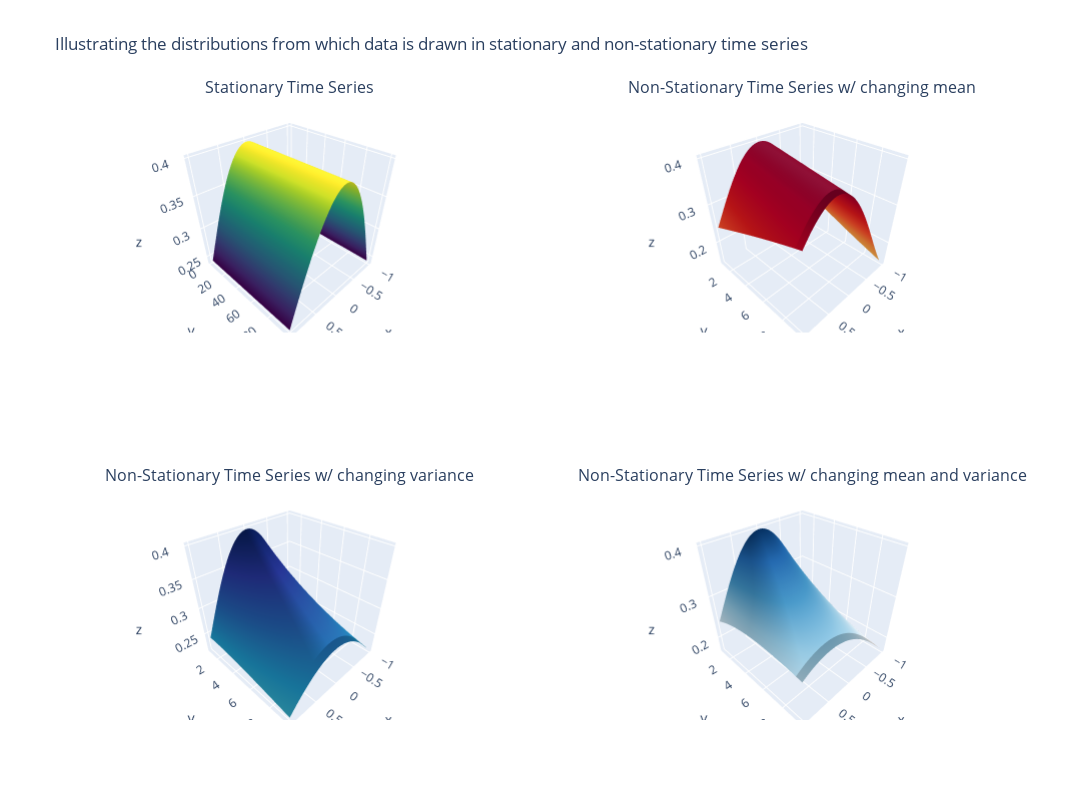

Here is the notebook cell this chart was saved with:
### Code cell
import pandas as pd
import numpy as np

import plotly.graph_objects as go
from plotly.subplots import make_subplots
import plotly.express as px
from scipy.stats import norm

# Stationary Time Series
y_time = np.linspace(1,100,100)

x_rv = np.linspace(-1,1,100)

z_pdf = np.zeros((100,100))

for i in range(0,100):
    z_pdf[i] = norm.pdf(x_rv , loc = 0 , scale = 1 )
    
# Non-Stationary time series with changing mean
y_time2 = np.linspace(1,10,10)

x_rv2 = np.linspace(-1,1,100)

z_pdf2 = np.zeros((100,100))

for i in range(0,10):
    z_pdf2[0:100][i] = norm.pdf(x_rv2 , loc = 0.05*i , scale = 1 )
    
# Non-Stationary time series with changing variance
y_time3 = np.linspace(1,10,10)

x_rv3 = np.linspace(-1,1,100)

z_pdf3 = np.zeros((100,100))

for i in range(0,10):
    z_pdf3[i] = norm.pdf(x_rv3 , loc = 0 , scale = 1+0.05*i )
    
# Non-Stationary time series with changing mean and variance
y_time4 = np.linspace(1,10,10)

x_rv4 = np.linspace(-1,1,100)

z_pdf4 = np.zeros((100,100))

for i in range(0,10):
    z_pdf4[i] = norm.pdf(x_rv4 , loc = 0.05*i , scale = 1+0.05*i )
    

fig = make_subplots(rows=2, cols=2, subplot_titles=("Stationary Time Series","Non-Stationary Time Series w/ changing mean","Non-Stationary Time Series w/ changing variance","Non-Stationary Time Series w/ changing mean and variance"), specs=[[{'type': 'surface'}, {'type': 'surface'}],
           [{'type': 'surface'}, {'type': 'surface'}]])

fig.add_trace(
    go.Surface(x=x_rv, y=y_time, z=z_pdf, colorscale='Viridis', showscale=False),
    row=1, col=1)

fig.add_trace(
    go.Surface(x=x_rv2, y=y_time2, z=z_pdf2, colorscale='YlOrRd', showscale=False),
    row=1, col=2)

fig.add_trace(
    go.Surface(x=x_rv3, y=y_time3, z=z_pdf3, colorscale='YlGnBu', showscale=False),
    row=2, col=1)

fig.add_trace(
    go.Surface(x=x_rv4, y=y_time4, z=z_pdf4, colorscale='RdBu', showscale=False),
    row=2, col=2)

fig.update_layout(
    title_text='Illustrating the distributions from which data is drawn in stationary and non-stationary time series',
    height=800,
    width=1200)

fig.show()

### Figure 1 — Plotly figure (JSON) as saved in the notebook; plotly's stock layout.template omitted (floating-point values rounded to 4 significant figures; data arrays with more than 128 entries replaced by an {"elided": "..."} marker saying what was removed)
{"data": [{"colorscale": [[0, "#440154"], [0.1111, "#482878"], [0.2222, "#3e4989"], [0.3333, "#31688e"], [0.4444, "#26828e"], [0.5556, "#1f9e89"], [0.6667, "#35b779"], [0.7778, "#6ece58"], [0.8889, "#b5de2b"], [1, "#fde725"]], "scene": "scene", "showscale": false, "type": "surface", "x": [-1, -0.9798, -0.9596, -0.9394, -0.9192, -0.899, -0.8788, -0.8586, -0.8384, -0.8182, -0.798, -0.7778, -0.7576, -0.7374, -0.7172, -0.697, -0.6768, -0.6566, -0.6364, -0.6162, -0.596, -0.5758, -0.5556, -0.5354, -0.5152, -0.4949, -0.4747, -0.4545, -0.4343, -0.4141, -0.3939, -0.3737, -0.3535, -0.3333, -0.3131, -0.2929, -0.2727, -0.2525, -0.2323, -0.2121, -0.1919, -0.1717, -0.1515, -0.1313, -0.1111, -0.09091, -0.07071, -0.05051, -0.0303, -0.0101, 0.0101, 0.0303, 0.05051, 0.07071, 0.09091, 0.1111, 0.1313, 0.1515, 0.1717, 0.1919, 0.2121, 0.2323, 0.2525, 0.2727, 0.2929, 0.3131, 0.3333, 0.3535, 0.3737, 0.3939, 0.4141, 0.4343, 0.4545, 0.4747, 0.4949, 0.5152, 0.5354, 0.5556, 0.5758, 0.596, 0.6162, 0.6364, 0.6566, 0.6768, 0.697, 0.7172, 0.7374, 0.7576, 0.7778, 0.798, 0.8182, 0.8384, 0.8586, 0.8788, 0.899, 0.9192, 0.9394, 0.9596, 0.9798, 1], "y": [1, 2, 3, 4, 5, 6, 7, 8, 9, 10, 11, 12, 13, 14, 15, 16, 17, 18, 19, 20, 21, 22, 23, 24, 25, 26, 27, 28, 29, 30, 31, 32, 33, 34, 35, 36, 37, 38, 39, 40, 41, 42, 43, 44, 45, 46, 47, 48, 49, 50, 51, 52, 53, 54, 55, 56, 57, 58, 59, 60, 61, 62, 63, 64, 65, 66, 67, 68, 69, 70, 71, 72, 73, 74, 75, 76, 77, 78, 79, 80, 81, 82, 83, 84, 85, 86, 87, 88, 89, 90, 91, 92, 93, 94, 95, 96, 97, 98, 99, 100], "z": {"elided": "100x100 float values"}}, {"colorscale": [[0, "rgb(255,255,204)"], [0.125, "rgb(255,237,160)"], [0.25, "rgb(254,217,118)"], [0.375, "rgb(254,178,76)"], [0.5, "rgb(253,141,60)"], [0.625, "rgb(252,78,42)"], [0.75, "rgb(227,26,28)"], [0.875, "rgb(189,0,38)"], [1, "rgb(128,0,38)"]], "scene": "scene2", "showscale": false, "type": "surface", "x": [-1, -0.9798, -0.9596, -0.9394, -0.9192, -0.899, -0.8788, -0.8586, -0.8384, -0.8182, -0.798, -0.7778, -0.7576, -0.7374, -0.7172, -0.697, -0.6768, -0.6566, -0.6364, -0.6162, -0.596, -0.5758, -0.5556, -0.5354, -0.5152, -0.4949, -0.4747, -0.4545, -0.4343, -0.4141, -0.3939, -0.3737, -0.3535, -0.3333, -0.3131, -0.2929, -0.2727, -0.2525, -0.2323, -0.2121, -0.1919, -0.1717, -0.1515, -0.1313, -0.1111, -0.09091, -0.07071, -0.05051, -0.0303, -0.0101, 0.0101, 0.0303, 0.05051, 0.07071, 0.09091, 0.1111, 0.1313, 0.1515, 0.1717, 0.1919, 0.2121, 0.2323, 0.2525, 0.2727, 0.2929, 0.3131, 0.3333, 0.3535, 0.3737, 0.3939, 0.4141, 0.4343, 0.4545, 0.4747, 0.4949, 0.5152, 0.5354, 0.5556, 0.5758, 0.596, 0.6162, 0.6364, 0.6566, 0.6768, 0.697, 0.7172, 0.7374, 0.7576, 0.7778, 0.798, 0.8182, 0.8384, 0.8586, 0.8788, 0.899, 0.9192, 0.9394, 0.9596, 0.9798, 1], "y": [1, 2, 3, 4, 5, 6, 7, 8, 9, 10], "z": {"elided": "100x100 float values"}}, {"colorscale": [[0, "rgb(255,255,217)"], [0.125, "rgb(237,248,177)"], [0.25, "rgb(199,233,180)"], [0.375, "rgb(127,205,187)"], [0.5, "rgb(65,182,196)"], [0.625, "rgb(29,145,192)"], [0.75, "rgb(34,94,168)"], [0.875, "rgb(37,52,148)"], [1, "rgb(8,29,88)"]], "scene": "scene3", "showscale": false, "type": "surface", "x": [-1, -0.9798, -0.9596, -0.9394, -0.9192, -0.899, -0.8788, -0.8586, -0.8384, -0.8182, -0.798, -0.7778, -0.7576, -0.7374, -0.7172, -0.697, -0.6768, -0.6566, -0.6364, -0.6162, -0.596, -0.5758, -0.5556, -0.5354, -0.5152, -0.4949, -0.4747, -0.4545, -0.4343, -0.4141, -0.3939, -0.3737, -0.3535, -0.3333, -0.3131, -0.2929, -0.2727, -0.2525, -0.2323, -0.2121, -0.1919, -0.1717, -0.1515, -0.1313, -0.1111, -0.09091, -0.07071, -0.05051, -0.0303, -0.0101, 0.0101, 0.0303, 0.05051, 0.07071, 0.09091, 0.1111, 0.1313, 0.1515, 0.1717, 0.1919, 0.2121, 0.2323, 0.2525, 0.2727, 0.2929, 0.3131, 0.3333, 0.3535, 0.3737, 0.3939, 0.4141, 0.4343, 0.4545, 0.4747, 0.4949, 0.5152, 0.5354, 0.5556, 0.5758, 0.596, 0.6162, 0.6364, 0.6566, 0.6768, 0.697, 0.7172, 0.7374, 0.7576, 0.7778, 0.798, 0.8182, 0.8384, 0.8586, 0.8788, 0.899, 0.9192, 0.9394, 0.9596, 0.9798, 1], "y": [1, 2, 3, 4, 5, 6, 7, 8, 9, 10], "z": {"elided": "100x100 float values"}}, {"colorscale": [[0, "rgb(103,0,31)"], [0.1, "rgb(178,24,43)"], [0.2, "rgb(214,96,77)"], [0.3, "rgb(244,165,130)"], [0.4, "rgb(253,219,199)"], [0.5, "rgb(247,247,247)"], [0.6, "rgb(209,229,240)"], [0.7, "rgb(146,197,222)"], [0.8, "rgb(67,147,195)"], [0.9, "rgb(33,102,172)"], [1, "rgb(5,48,97)"]], "scene": "scene4", "showscale": false, "type": "surface", "x": [-1, -0.9798, -0.9596, -0.9394, -0.9192, -0.899, -0.8788, -0.8586, -0.8384, -0.8182, -0.798, -0.7778, -0.7576, -0.7374, -0.7172, -0.697, -0.6768, -0.6566, -0.6364, -0.6162, -0.596, -0.5758, -0.5556, -0.5354, -0.5152, -0.4949, -0.4747, -0.4545, -0.4343, -0.4141, -0.3939, -0.3737, -0.3535, -0.3333, -0.3131, -0.2929, -0.2727, -0.2525, -0.2323, -0.2121, -0.1919, -0.1717, -0.1515, -0.1313, -0.1111, -0.09091, -0.07071, -0.05051, -0.0303, -0.0101, 0.0101, 0.0303, 0.05051, 0.07071, 0.09091, 0.1111, 0.1313, 0.1515, 0.1717, 0.1919, 0.2121, 0.2323, 0.2525, 0.2727, 0.2929, 0.3131, 0.3333, 0.3535, 0.3737, 0.3939, 0.4141, 0.4343, 0.4545, 0.4747, 0.4949, 0.5152, 0.5354, 0.5556, 0.5758, 0.596, 0.6162, 0.6364, 0.6566, 0.6768, 0.697, 0.7172, 0.7374, 0.7576, 0.7778, 0.798, 0.8182, 0.8384, 0.8586, 0.8788, 0.899, 0.9192, 0.9394, 0.9596, 0.9798, 1], "y": [1, 2, 3, 4, 5, 6, 7, 8, 9, 10], "z": {"elided": "100x100 float values"}}], "layout": {"annotations": [{"font": {"size": 16}, "showarrow": false, "text": "Stationary Time Series", "x": 0.225, "xanchor": "center", "xref": "paper", "y": 1, "yanchor": "bottom", "yref": "paper"}, {"font": {"size": 16}, "showarrow": false, "text": "Non-Stationary Time Series w/ changing mean", "x": 0.775, "xanchor": "center", "xref": "paper", "y": 1, "yanchor": "bottom", "yref": "paper"}, {"font": {"size": 16}, "showarrow": false, "text": "Non-Stationary Time Series w/ changing variance", "x": 0.225, "xanchor": "center", "xref": "paper", "y": 0.375, "yanchor": "bottom", "yref": "paper"}, {"font": {"size": 16}, "showarrow": false, "text": "Non-Stationary Time Series w/ changing mean and variance", "x": 0.775, "xanchor": "center", "xref": "paper", "y": 0.375, "yanchor": "bottom", "yref": "paper"}], "height": 800, "scene": {"domain": {"x": [0, 0.45], "y": [0.625, 1]}}, "scene2": {"domain": {"x": [0.55, 1], "y": [0.625, 1]}}, "scene3": {"domain": {"x": [0, 0.45], "y": [0, 0.375]}}, "scene4": {"domain": {"x": [0.55, 1], "y": [0, 0.375]}}, "title": {"text": "Illustrating the distributions from which data is drawn in stationary and non-stationary time series"}, "width": 1200}}
